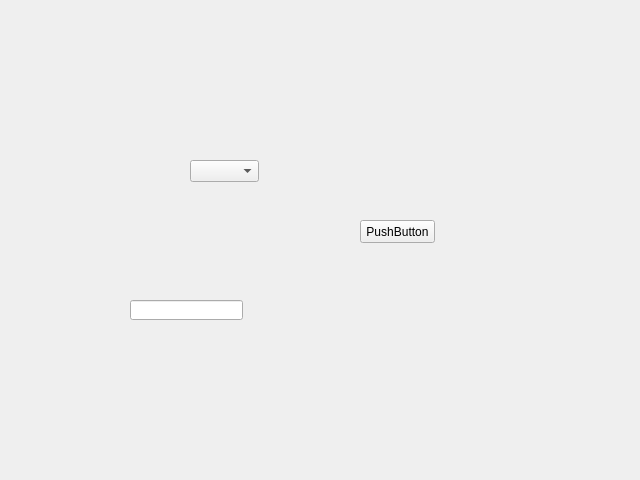
<?xml version="1.0" encoding="UTF-8"?>
<ui version="4.0">
 <class>WidgetA</class>
 <widget class="QWidget" name="WidgetA">
  <property name="geometry">
   <rect>
    <x>0</x>
    <y>0</y>
    <width>640</width>
    <height>480</height>
   </rect>
  </property>
  <property name="windowTitle">
   <string>Form</string>
  </property>
  <widget class="QLineEdit" name="lineEdit">
   <property name="geometry">
    <rect>
     <x>130</x>
     <y>300</y>
     <width>113</width>
     <height>20</height>
    </rect>
   </property>
  </widget>
  <widget class="QComboBox" name="comboBox">
   <property name="geometry">
    <rect>
     <x>190</x>
     <y>160</y>
     <width>69</width>
     <height>22</height>
    </rect>
   </property>
  </widget>
  <widget class="QPushButton" name="pushButton">
   <property name="geometry">
    <rect>
     <x>360</x>
     <y>220</y>
     <width>75</width>
     <height>23</height>
    </rect>
   </property>
   <property name="text">
    <string>PushButton</string>
   </property>
  </widget>
 </widget>
 <resources/>
 <connections/>
</ui>
